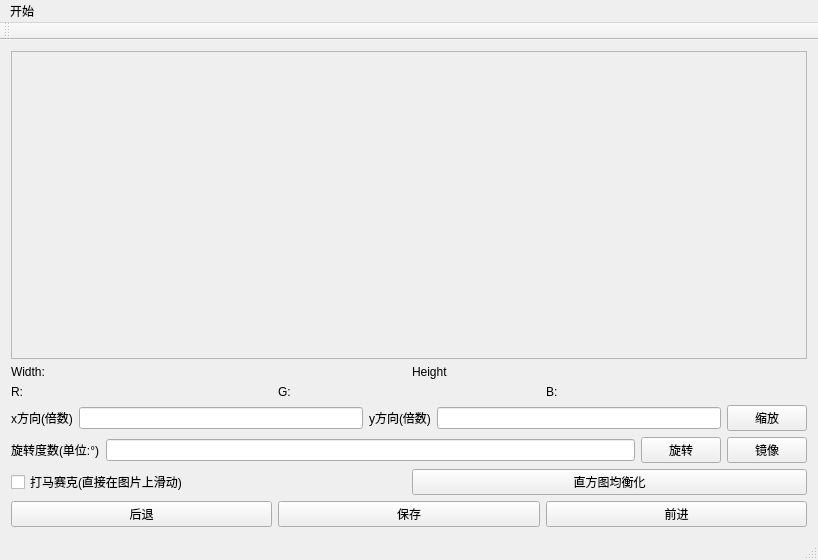
<?xml version="1.0" encoding="UTF-8"?>
<ui version="4.0">
 <class>TrivialIPClass</class>
 <widget class="QMainWindow" name="TrivialIPClass">
  <property name="geometry">
   <rect>
    <x>0</x>
    <y>0</y>
    <width>818</width>
    <height>560</height>
   </rect>
  </property>
  <property name="windowTitle">
   <string>TrivialIP</string>
  </property>
  <widget class="QWidget" name="centralWidget">
   <layout class="QHBoxLayout" name="horizontalLayout">
    <item>
     <layout class="QGridLayout" name="gridLayout_9">
      <item row="0" column="0">
       <layout class="QGridLayout" name="gridLayout_5">
        <item row="3" column="3">
         <widget class="QLineEdit" name="lineEditScaleY"/>
        </item>
        <item row="3" column="4">
         <widget class="QPushButton" name="pushButtonScale">
          <property name="text">
           <string>缩放</string>
          </property>
         </widget>
        </item>
        <item row="3" column="0">
         <widget class="QLabel" name="label_4">
          <property name="text">
           <string>x方向(倍数)</string>
          </property>
         </widget>
        </item>
        <item row="0" column="0" colspan="5">
         <widget class="QScrollArea" name="scrollArea">
          <property name="widgetResizable">
           <bool>true</bool>
          </property>
          <widget class="QWidget" name="scrollAreaWidgetContents">
           <property name="geometry">
            <rect>
             <x>0</x>
             <y>0</y>
             <width>790</width>
             <height>260</height>
            </rect>
           </property>
           <layout class="QGridLayout" name="gridLayout_6">
            <item row="0" column="0">
             <widget class="QLabel" name="image"/>
            </item>
           </layout>
          </widget>
         </widget>
        </item>
        <item row="1" column="0" colspan="5">
         <layout class="QGridLayout" name="gridLayout_3">
          <item row="0" column="0">
           <widget class="QLabel" name="label_2">
            <property name="text">
             <string>Width:</string>
            </property>
           </widget>
          </item>
          <item row="0" column="1">
           <widget class="QLabel" name="width_label">
            <property name="text">
             <string/>
            </property>
           </widget>
          </item>
          <item row="0" column="2">
           <widget class="QLabel" name="label_6">
            <property name="text">
             <string>Height</string>
            </property>
           </widget>
          </item>
          <item row="0" column="3">
           <widget class="QLabel" name="height_label">
            <property name="text">
             <string/>
            </property>
           </widget>
          </item>
         </layout>
        </item>
        <item row="2" column="0" colspan="5">
         <layout class="QGridLayout" name="gridLayout_2">
          <item row="0" column="0">
           <widget class="QLabel" name="label">
            <property name="text">
             <string>R:</string>
            </property>
           </widget>
          </item>
          <item row="0" column="1">
           <widget class="QLabel" name="red_label">
            <property name="text">
             <string/>
            </property>
           </widget>
          </item>
          <item row="0" column="2">
           <widget class="QLabel" name="label_3">
            <property name="text">
             <string>G:</string>
            </property>
           </widget>
          </item>
          <item row="0" column="3">
           <widget class="QLabel" name="green_label">
            <property name="text">
             <string/>
            </property>
           </widget>
          </item>
          <item row="0" column="4">
           <widget class="QLabel" name="label_5">
            <property name="text">
             <string>B:</string>
            </property>
           </widget>
          </item>
          <item row="0" column="5">
           <widget class="QLabel" name="blue_label">
            <property name="text">
             <string/>
            </property>
           </widget>
          </item>
         </layout>
        </item>
        <item row="3" column="1">
         <widget class="QLineEdit" name="lineEditScaleX"/>
        </item>
        <item row="3" column="2">
         <widget class="QLabel" name="label_7">
          <property name="text">
           <string>y方向(倍数)</string>
          </property>
         </widget>
        </item>
        <item row="4" column="0" colspan="5">
         <layout class="QGridLayout" name="gridLayout">
          <item row="0" column="0">
           <widget class="QLabel" name="label_8">
            <property name="text">
             <string>旋转度数(单位:°)</string>
            </property>
           </widget>
          </item>
          <item row="0" column="1">
           <widget class="QLineEdit" name="lineEditRotation"/>
          </item>
          <item row="0" column="2">
           <widget class="QPushButton" name="pushButtonRotation">
            <property name="text">
             <string>旋转</string>
            </property>
           </widget>
          </item>
          <item row="0" column="3">
           <widget class="QPushButton" name="pushButtonMirror">
            <property name="text">
             <string>镜像</string>
            </property>
           </widget>
          </item>
         </layout>
        </item>
        <item row="5" column="0" colspan="5">
         <layout class="QGridLayout" name="gridLayout_4"/>
        </item>
       </layout>
      </item>
      <item row="1" column="0">
       <layout class="QGridLayout" name="gridLayout_8">
        <item row="0" column="0">
         <widget class="QCheckBox" name="checkBoxMosaic">
          <property name="text">
           <string>打马赛克(直接在图片上滑动)</string>
          </property>
         </widget>
        </item>
        <item row="0" column="1">
         <widget class="QPushButton" name="pushButtonHist">
          <property name="text">
           <string>直方图均衡化</string>
          </property>
         </widget>
        </item>
       </layout>
      </item>
      <item row="2" column="0">
       <layout class="QGridLayout" name="gridLayout_7">
        <item row="0" column="0">
         <widget class="QPushButton" name="pushButtonBack">
          <property name="text">
           <string>后退</string>
          </property>
         </widget>
        </item>
        <item row="0" column="1">
         <widget class="QPushButton" name="pushButtonSave">
          <property name="text">
           <string>保存</string>
          </property>
         </widget>
        </item>
        <item row="0" column="2">
         <widget class="QPushButton" name="pushButtonForward">
          <property name="text">
           <string>前进</string>
          </property>
         </widget>
        </item>
       </layout>
      </item>
     </layout>
    </item>
   </layout>
  </widget>
  <widget class="QMenuBar" name="menuBar">
   <property name="geometry">
    <rect>
     <x>0</x>
     <y>0</y>
     <width>818</width>
     <height>26</height>
    </rect>
   </property>
   <widget class="QMenu" name="menu">
    <property name="title">
     <string>开始</string>
    </property>
    <addaction name="actionOpen"/>
   </widget>
   <addaction name="menu"/>
  </widget>
  <widget class="QToolBar" name="mainToolBar">
   <attribute name="toolBarArea">
    <enum>TopToolBarArea</enum>
   </attribute>
   <attribute name="toolBarBreak">
    <bool>false</bool>
   </attribute>
  </widget>
  <widget class="QStatusBar" name="statusBar"/>
  <action name="actionOpen">
   <property name="text">
    <string>打开图片</string>
   </property>
  </action>
 </widget>
 <layoutdefault spacing="6" margin="11"/>
 <resources>
  <include location="trivialip.qrc"/>
 </resources>
 <connections>
  <connection>
   <sender>actionOpen</sender>
   <signal>triggered()</signal>
   <receiver>image</receiver>
   <slot>update()</slot>
   <hints>
    <hint type="sourcelabel">
     <x>-1</x>
     <y>-1</y>
    </hint>
    <hint type="destinationlabel">
     <x>226</x>
     <y>118</y>
    </hint>
   </hints>
  </connection>
  <connection>
   <sender>pushButtonBack</sender>
   <signal>clicked()</signal>
   <receiver>image</receiver>
   <slot>update()</slot>
   <hints>
    <hint type="sourcelabel">
     <x>131</x>
     <y>374</y>
    </hint>
    <hint type="destinationlabel">
     <x>285</x>
     <y>165</y>
    </hint>
   </hints>
  </connection>
  <connection>
   <sender>pushButtonForward</sender>
   <signal>clicked()</signal>
   <receiver>image</receiver>
   <slot>update()</slot>
   <hints>
    <hint type="sourcelabel">
     <x>428</x>
     <y>374</y>
    </hint>
    <hint type="destinationlabel">
     <x>285</x>
     <y>165</y>
    </hint>
   </hints>
  </connection>
  <connection>
   <sender>pushButtonSave</sender>
   <signal>clicked()</signal>
   <receiver>image</receiver>
   <slot>update()</slot>
   <hints>
    <hint type="sourcelabel">
     <x>280</x>
     <y>374</y>
    </hint>
    <hint type="destinationlabel">
     <x>285</x>
     <y>165</y>
    </hint>
   </hints>
  </connection>
  <connection>
   <sender>checkBoxMosaic</sender>
   <signal>clicked(bool)</signal>
   <receiver>image</receiver>
   <slot>update()</slot>
   <hints>
    <hint type="sourcelabel">
     <x>209</x>
     <y>470</y>
    </hint>
    <hint type="destinationlabel">
     <x>408</x>
     <y>183</y>
    </hint>
   </hints>
  </connection>
 </connections>
</ui>
